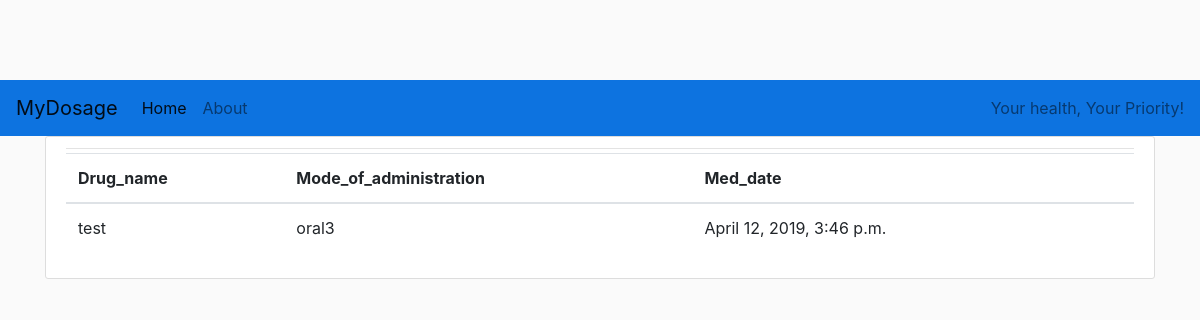
Page /my_medication_drugs/ (signed in) on the committed database.
### MyDose/models.py (models this page shows, shortened)
class Medication_drugs(models.Model):
    med_id = models.ForeignKey(Medication, on_delete=models.CASCADE)
    drug_name = models.CharField(max_length = 250)
    frequency = models.IntegerField()
    mode_of_administration = models.CharField(max_length = 100)
    date =models.DateTimeField(auto_now=True)
    duration = models.IntegerField()
    quantity = models.IntegerField()
    def __str__(self):
        return self.drug_name

### MyDose/views.py (the view)
# urls.py: path("my_medication_drugs/", views.MedicationDrugsListView.as_view(), name="my_medication_drugs"),
class MedicationDrugsListView(LoginRequiredMixin, ListView):
    model = Medication_drugs
    def get(self, request, *args, **kwargs):
        all_med_drugs = Medication_drugs.objects.filter(med_id__User_id = request.user)
        print(all_med_drugs)
        return render(request, "MyDose/MedicationDrugs.html", {"all_med_drugs": all_med_drugs})

### MyDose/templates/MyDose/MedicationDrugs.html (shortened to what this page needs)
{% extends "MyDose/base.html" %}
{% block content %}
  <article class="media content-section">
    <div class="media-body">
      <div class="article-metadata">
      </div>
       <table class="table">
       <thead>
       <tr>
       <th>Drug_name </th>
       <th>Mode_of_administration</th>
       <th>Med_date</th>
       <th></th>
       </thead>
       <tbody>
       {% for medication in all_med_drugs%}
       <tr>
       <td>{{medication.drug_name}}</td>
       <td>{{medication.mode_of_administration}}</td>
       <td>{{medication.date}}</td>
       </tr>
       {% endfor %}
       </tbody>
       </table>
    </div>
  </article>
{% endblock content %}

### MyDose/static/MyDose/main.css (style rules this page uses)
body { background: #fafafa; color: #333333; margin-top: 5rem; }
.content-section { background: #ffffff; padding: 10px 20px; border: 1px solid #dddddd; border-radius: 3px; margin-bottom: 20px; }
.article-metadata { padding-bottom: 1px; margin-bottom: 4px; border-bottom: 1px solid #e3e3e3 }

### rows in the picture
Medication_drugs: drug_name "test", mode_of_administration "oral3", date "April 12, 2019, 3:46 p.m."
